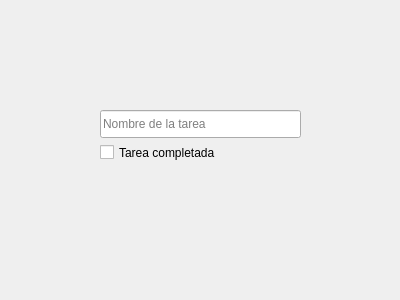
<?xml version="1.0" encoding="UTF-8"?>
<ui version="4.0">
 <class>Task</class>
 <widget class="QWidget" name="Task">
  <property name="geometry">
   <rect>
    <x>0</x>
    <y>0</y>
    <width>400</width>
    <height>300</height>
   </rect>
  </property>
  <property name="windowTitle">
   <string>Registrar Tarea</string>
  </property>
  <widget class="QLineEdit" name="MiText">
   <property name="geometry">
    <rect>
     <x>100</x>
     <y>110</y>
     <width>201</width>
     <height>28</height>
    </rect>
   </property>
   <property name="placeholderText">
    <string>Nombre de la tarea</string>
   </property>
  </widget>
  <widget class="QCheckBox" name="checkbox">
   <property name="geometry">
    <rect>
     <x>100</x>
     <y>140</y>
     <width>151</width>
     <height>25</height>
    </rect>
   </property>
   <property name="text">
    <string>Tarea completada</string>
   </property>
  </widget>
 </widget>
 <resources/>
 <connections/>
</ui>
